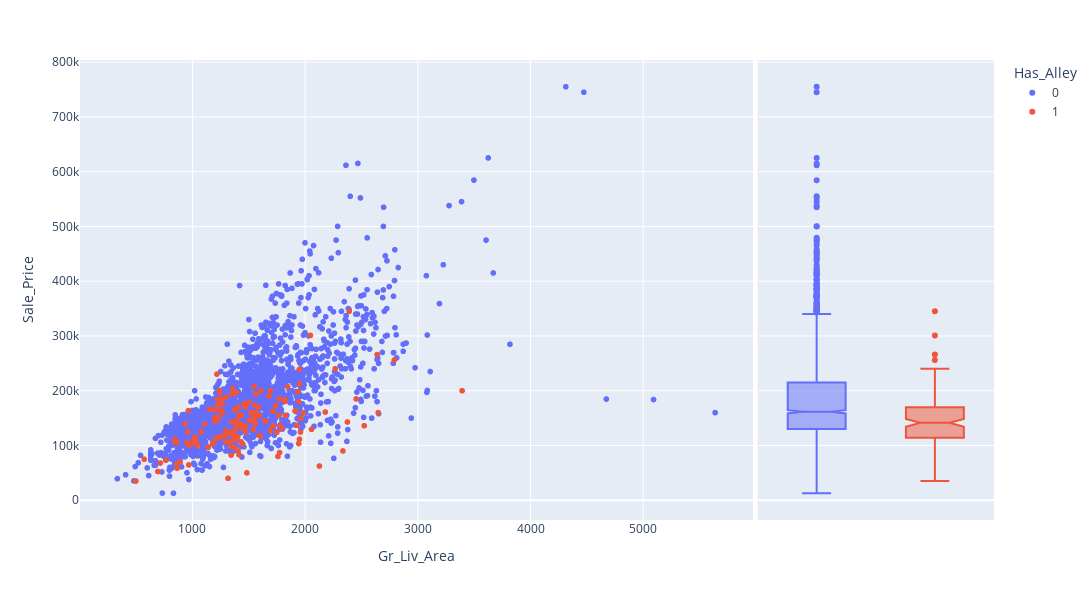

This figure's notebook cell:
### Code cell
X_train['Has_Alley'] = X_train['Has_Alley'].astype(str)
fig =px.scatter(X_train, x="Gr_Liv_Area", y="Sale_Price",color="Has_Alley",marginal_y='box', height=600, width=1200)
fig.show()
X_train['Has_Alley'] = X_train['Has_Alley'].astype(float)
X_train['Has_Alley'].value_counts()

### Figure 1 — Plotly figure (JSON) as saved in the notebook; plotly's stock layout.template omitted (floating-point values rounded to 4 significant figures; data arrays with more than 128 entries replaced by an {"elided": "..."} marker saying what was removed)
{"data": [{"hovertemplate": "Has_Alley=0<br>Gr_Liv_Area=%{x}<br>Sale_Price=%{y}<extra></extra>", "legendgroup": "0", "marker": {"color": "#636efa", "symbol": "circle"}, "mode": "markers", "name": "0", "showlegend": true, "type": "scattergl", "x": {"elided": "2043 int values"}, "xaxis": "x", "y": {"elided": "2043 int values"}, "yaxis": "y"}, {"alignmentgroup": "True", "hovertemplate": "Has_Alley=0<br>Sale_Price=%{y}<extra></extra>", "legendgroup": "0", "marker": {"color": "#636efa", "symbol": "circle"}, "name": "0", "notched": true, "offsetgroup": "0", "showlegend": false, "type": "box", "xaxis": "x2", "y": {"elided": "2043 int values"}, "yaxis": "y2"}, {"hovertemplate": "Has_Alley=1<br>Gr_Liv_Area=%{x}<br>Sale_Price=%{y}<extra></extra>", "legendgroup": "1", "marker": {"color": "#EF553B", "symbol": "circle"}, "mode": "markers", "name": "1", "showlegend": true, "type": "scattergl", "x": {"elided": "154 int values"}, "xaxis": "x", "y": {"elided": "154 int values"}, "yaxis": "y"}, {"alignmentgroup": "True", "hovertemplate": "Has_Alley=1<br>Sale_Price=%{y}<extra></extra>", "legendgroup": "1", "marker": {"color": "#EF553B", "symbol": "circle"}, "name": "1", "notched": true, "offsetgroup": "1", "showlegend": false, "type": "box", "xaxis": "x2", "y": {"elided": "154 int values"}, "yaxis": "y2"}], "layout": {"height": 600, "legend": {"title": {"text": "Has_Alley"}, "tracegroupgap": 0}, "margin": {"t": 60}, "width": 1200, "xaxis": {"anchor": "y", "domain": [0, 0.7363], "title": {"text": "Gr_Liv_Area"}}, "xaxis2": {"anchor": "y2", "domain": [0.7413, 1], "matches": "x2", "showgrid": false, "showline": false, "showticklabels": false, "ticks": ""}, "yaxis": {"anchor": "x", "domain": [0, 1], "title": {"text": "Sale_Price"}}, "yaxis2": {"anchor": "x2", "domain": [0, 1], "matches": "y", "showgrid": true, "showticklabels": false}}}
